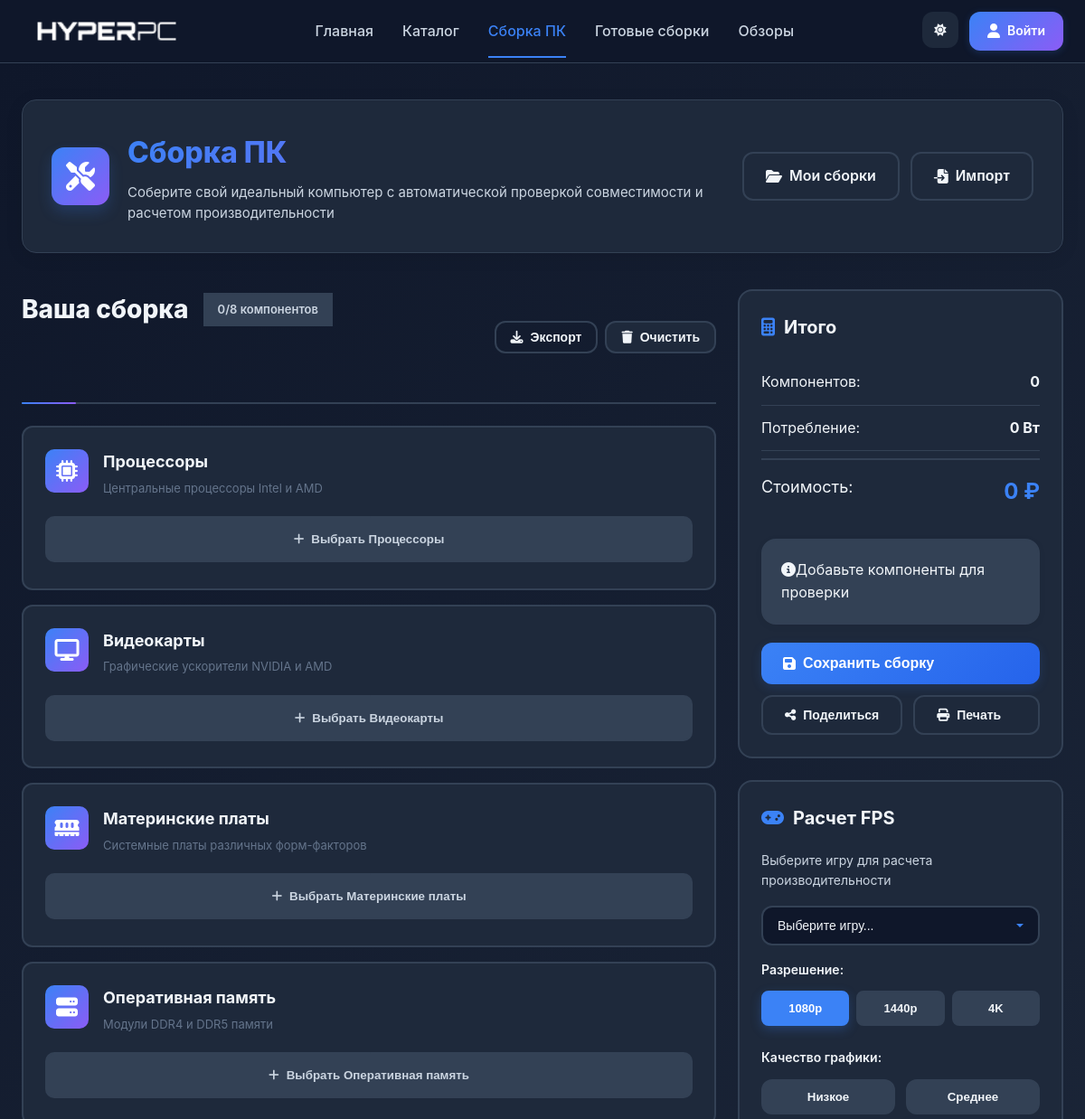
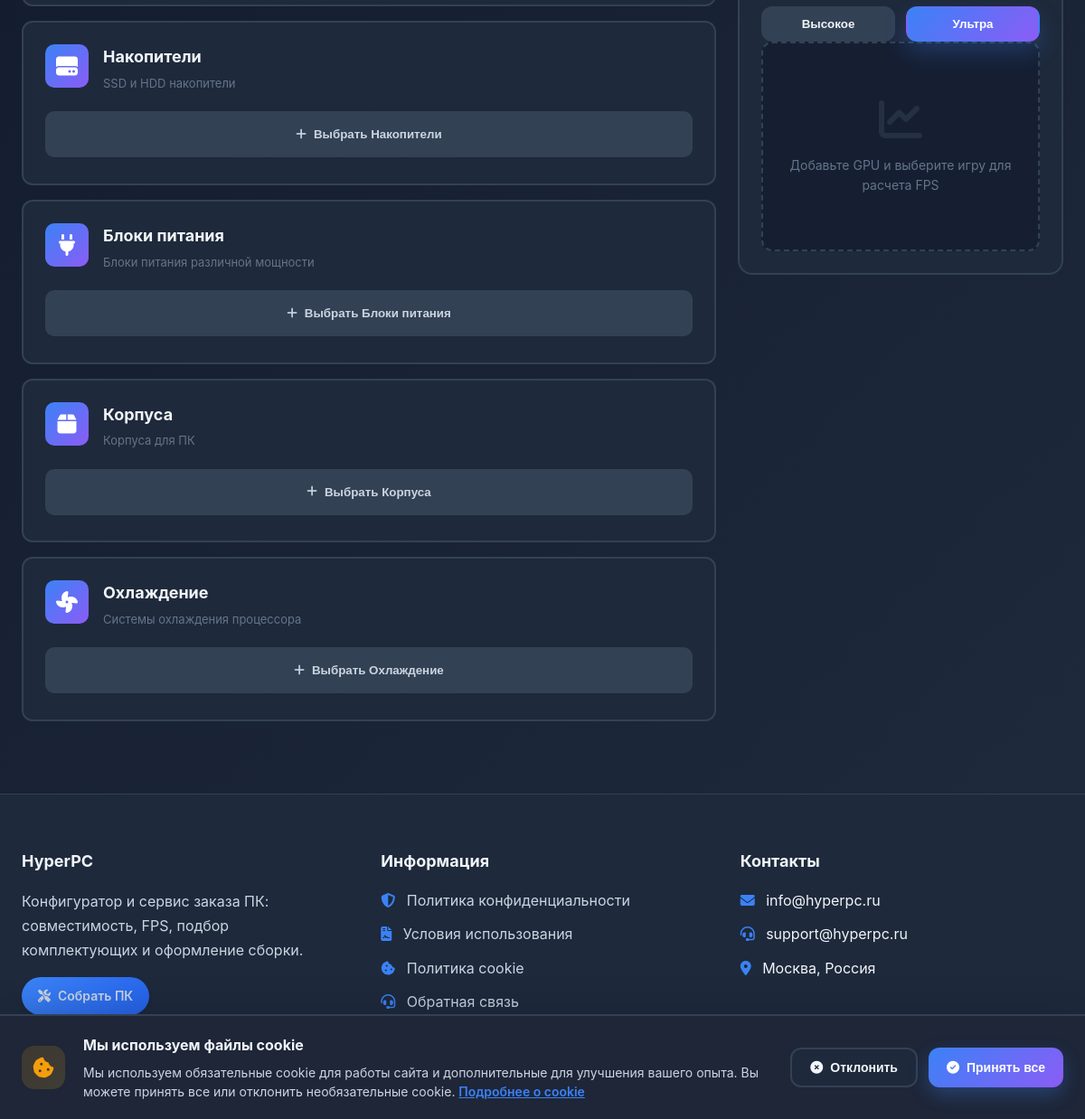
/builder.php, run on the app's committed database (2 pictures, top to bottom).
### tables this page shows
CREATE TABLE `categories` (
  `id` int(11) NOT NULL,
  `name` varchar(100) NOT NULL,
  `slug` varchar(100) NOT NULL,
  `icon` varchar(50) DEFAULT NULL,
  `description` text DEFAULT NULL,
  `created_at` timestamp NOT NULL DEFAULT current_timestamp()
);

### builder.php (the view, shortened to what this page needs)
<?php
require_once 'config.php';
$categories = $pdo->query("SELECT * FROM categories ORDER BY id")->fetchAll();
?>
<!DOCTYPE html>
<html lang="ru">
<head>
    <link rel="stylesheet" href="css/style.css">
    <link rel="stylesheet" href="css/builder.css">
    <link rel="stylesheet" href="https://cdnjs.cloudflare.com/ajax/libs/font-awesome/6.4.0/css/all.min.css">
</head>
<body>
    <?php include 'includes/header.php'; ?>
    <main class="builder-page">
        <div class="container">
            <div class="page-header">
                <div class="header-content">
                    <div class="header-icon">
                        <i class="fas fa-screwdriver-wrench"></i>
                    </div>
                    <div class="header-text">
                        <h1>Сборка ПК</h1>
                        <p>Соберите свой идеальный компьютер с автоматической проверкой совместимости и расчетом производительности</p>
                    </div>
                </div>
                <div class="header-actions">
                    <a class="btn btn-outline" href="profile.php#my-builds">
                        <i class="fas fa-folder-open"></i>
                        Мои сборки
                    </a>
                    <button class="btn btn-outline" onclick="importBuild()">
                        <i class="fas fa-file-import"></i>
                        Импорт
                    </button>
                </div>
            </div>
            <div class="builder-layout">
                <div class="build-section">
                    <div class="section-header">
                        <div class="section-title">
                            <h2>Ваша сборка</h2>
                            <span class="build-progress" id="buildProgress">0/8 компонентов</span>
                        </div>
                        <div class="section-actions">
                            <button class="btn btn-outline btn-sm" onclick="openExportModal()">
                                <i class="fas fa-download"></i>
                                Экспорт
                            </button>
                            <button class="btn btn-secondary btn-sm" onclick="openClearModal()">
                                <i class="fas fa-trash"></i>
                                Очистить
                            </button>
                        </div>
                    </div>
                    <div class="build-components" id="buildComponents">
                        <?php foreach ($categories as $category): ?>
                        <div class="component-slot" data-category="<?= $category['id'] ?>">
                            <div class="slot-header">
                                <div class="slot-icon">
                                    <i class="fas <?= $category['icon'] ?>"></i>
                                </div>
                                <div class="slot-info">
                                    <h3><?= htmlspecialchars($category['name']) ?></h3>
                                    <p class="slot-description"><?= htmlspecialchars($category['description']) ?></p>
                                </div>
                            </div>
                            <div class="slot-content" id="slot-<?= $category['id'] ?>">
                            </div>
                        </div>
                        <?php endforeach; ?>
                    </div>
                </div>
                <aside class="build-sidebar">
                    <div class="summary-card">
                        <h3><i class="fas fa-calculator"></i> Итого</h3>
                        <div class="summary-stats">
                            <div class="stat-row">
                                <span>Компонентов:</span>
                                <strong id="totalComponents">0</strong>
                            </div>
                            <div class="stat-row">
                                <span>Потребление:</span>
                                <strong id="totalPower">0 Вт</strong>
                            </div>
                            <div class="stat-row total-price">
                                <span>Стоимость:</span>
                                <strong id="totalPrice">0 ₽</strong>
                            </div>
                        </div>
                        <div class="compatibility-status" id="compatibilityStatus">
                        </div>
                        <div class="summary-actions">
                            <button class="btn btn-primary btn-lg" onclick="openSaveModal()">
                                <i class="fas fa-save"></i>
                                Сохранить сборку
                            </button>
                            <div class="action-row">
                                <button class="btn btn-secondary" onclick="shareBuild()">
                                    <i class="fas fa-share-nodes"></i>
                                    Поделиться
                                </button>
                                <button class="btn btn-secondary" onclick="printBuild()">
                                    <i class="fas fa-print"></i>
                                    Печать
                                </button>
                            </div>
                        </div>
                    </div>
                    <div class="fps-calculator">
                        <h3><i class="fas fa-gamepad"></i> Расчет FPS</h3>
                        <p class="fps-description">Выберите игру для расчета производительности</p>
                        <div class="game-selector">
                            <select id="gameSelect" onchange="calculateFPS()">
                                <option value="">Выберите игру...</option>
                            </select>
                        </div>
                        <div class="resolution-selector">
                            <label>Разрешение:</label>
                            <div class="resolution-buttons">
                                <button class="resolution-btn active" data-resolution="1920x1080" onclick="selectResolution(this)">
                                    1080p
                                </button>
                                <button class="resolution-btn" data-resolution="2560x1440" onclick="selectResolution(this)">
                                    1440p
                                </button>
                                <button class="resolution-btn" data-resolution="3840x2160" onclick="selectResolution(this)">
                                    4K
                                </button>
                            </div>
                        </div>
                        <div class="quality-selector">
                            <label>Качество графики:</label>
                            <div class="quality-buttons">
                                <button class="quality-btn" data-quality="low" onclick="selectQuality(this)">
                                    Низкое
                                </button>
                                <button class="quality-btn" data-quality="medium" onclick="selectQuality(this)">
                                    Среднее
                                </button>
                                <button class="quality-btn" data-quality="high" onclick="selectQuality(this)">
                                    Высокое
                                </button>
                                <button class="quality-btn active" data-quality="ultra" onclick="selectQuality(this)">
                                    Ультра
                                </button>
                            </div>
                        </div>
                        <div class="fps-placeholder" id="fpsPlaceholder">
                            <i class="fas fa-chart-line fa-3x"></i>
                            <p>Добавьте GPU и выберите игру для расчета FPS</p>
                        </div>
                    </div>
                </aside>
            </div>
        </div>
    </main>
    <?php include 'includes/footer.php'; ?>
</body>
</html>

### css/style.css (style rules this page uses)
:root { --primary: #3b82f6; --primary-dark: #2563eb; --secondary: #8b5cf6; --accent: #06b6d4; --success: #10b981; --warning: #f59e0b; --error: #ef4444; --bg-primary: #ffffff; --bg-secondary: #f8fafc; --bg-tertiary: #f1f5f9; --text-primary: #0f172a; --text-secondary: #475569; --text-tertiary: #94a3b8; --text: #0f172a; --border: #e2e8f0; --card-bg: #ffffff; --input-bg: #ffffff; --hover-bg: #f1f5f9; --shadow-sm: 0 1px 2px 0 rgba(0, 0, 0, 0.05); --shadow-md: 0 4px 6px -1px rgba(0, 0, 0, 0.1); --shadow-lg: 0 10px 15px -3px rgba(0, 0, 0, 0.1); --shadow-xl: 0 20px 25px -5px rgba(0, 0, 0, 0.1); --radius-sm: 8px; --radius-md: 12px; --radius-lg: 16px; --radius-xl: 24px; --transition: all 0.3s cubic-bezier(0.4, 0, 0.2, 1); }
[data-theme="dark"] { --bg-primary: #0f172a; --bg-secondary: #1e293b; --bg-tertiary: #334155; --text-primary: #f1f5f9; --text-secondary: #cbd5e1; --text-tertiary: #64748b; --text: #f1f5f9; --border: #334155; --card-bg: #1e2638; --input-bg: #1b2536; --hover-bg: rgba(148, 163, 184, 0.12); }
* { margin: 0; padding: 0; box-sizing: border-box; }
body { font-family: -apple-system, BlinkMacSystemFont, 'Segoe UI', Roboto, 'Helvetica Neue', Arial, sans-serif; background: var(--bg-primary); color: var(--text-primary); line-height: 1.6; transition: none; }
html.theme-ready body { transition: var(--transition); }
a { text-decoration: none; color: inherit; }
.container { max-width: 1280px; margin: 0 auto; padding: 0 24px; }
.btn { display: inline-flex; align-items: center; gap: 8px; padding: 12px 24px; border: none; border-radius: var(--radius-md); font-size: 16px; font-weight: 600; cursor: pointer; transition: var(--transition); text-align: center; }
.btn-primary { background: linear-gradient(135deg, var(--primary), var(--primary-dark)); color: white; box-shadow: var(--shadow-md); }
.btn-secondary { background: var(--bg-secondary); color: var(--text-primary); border: 2px solid var(--border); }
.btn-lg { padding: 16px 32px; font-size: 18px; }
.section-title { font-size: 40px; font-weight: 800; text-align: center; margin-bottom: 60px; }

### data on the page
categories: name "Процессоры", description "Центральные процессоры Intel и AMD"
categories: name "Видеокарты", description "Графические ускорители NVIDIA и AMD"
categories: name "Материнские платы", description "Системные платы различных форм-факторов"
categories: name "Оперативная память", description "Модули DDR4 и DDR5 памяти"
categories: name "Накопители", description "SSD и HDD накопители"
categories: name "Блоки питания", description "Блоки питания различной мощности"
categories: name "Корпуса", description "Корпуса для ПК"
categories: name "Охлаждение", description "Системы охлаждения процессора"
